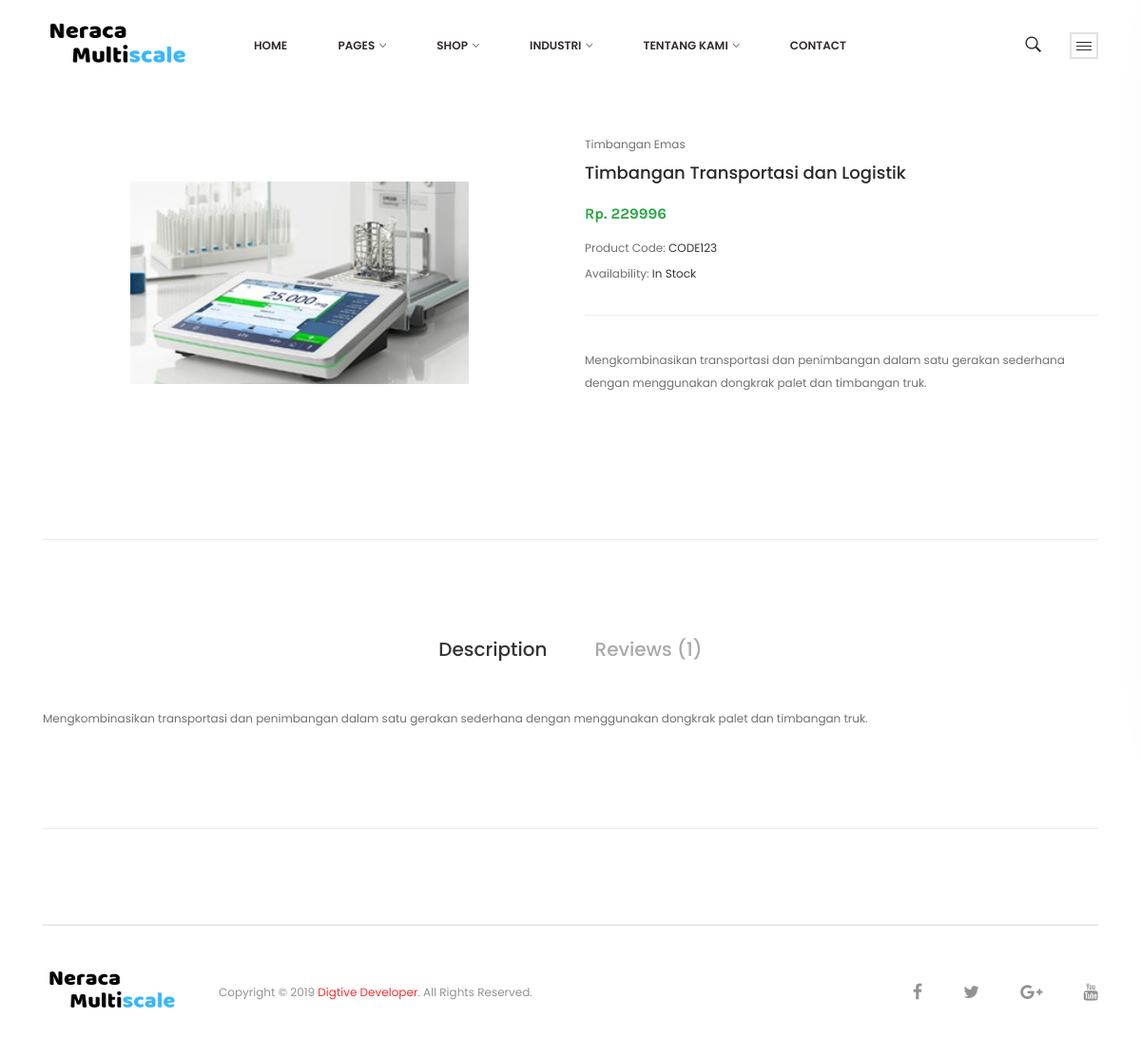
The app's page /produk/3 with its own data.
### tables this page shows
CREATE TABLE `neraca_produk` (
  `produk_id` int(11) NOT NULL,
  `produk_nama` varchar(50) NOT NULL,
  `produk_kategori` int(11) NOT NULL,
  `produk_deskripsi` text NOT NULL,
  `produk_harga` int(11) NOT NULL,
  `produk_foto` text NOT NULL,
  `produk_date_created` datetime NOT NULL DEFAULT current_timestamp()
);

CREATE TABLE `neraca_kategori` (
  `kategori_id` int(11) NOT NULL,
  `kategori_nama` varchar(50) NOT NULL,
  `kategori_date_created` datetime NOT NULL DEFAULT current_timestamp()
);

### application/controllers/frontend/ProductController.php (called while the page is built, shortened)
<?php
class ProductController extends CI_Controller
{
    public function __construct()
    {
        $this->load->model('ProdukModel');
        $this->load->model('KategoriModel');
    }
    public function produk($id)
    {
        $data = array(
            'page_title' => 'Data Produk',
            'icon_title' => 'fa-balance-scale',
            'produk' => $this->ProdukModel->lihat_satu_produk($id),
        );
        $this->load->view('frontend/templates/header', $data);
        $this->load->view('frontend/produk/satuan',$data);
        $this->load->view('frontend/templates/footer');
    }
}

### index.php (called while the page is built, shortened)
<?php
require_once BASEPATH.'core/CodeIgniter.php';

### application/models/ProdukModel.php (called while the page is built, shortened)
<?php
class ProdukModel extends CI_Model {
	public function lihat_satu_produk($id){
		$this->db->select('*');
		$this->db->from('neraca_produk');
		$this->db->join('neraca_kategori','neraca_kategori.kategori_id = neraca_produk.produk_kategori');
		$this->db->where('neraca_produk.produk_id',$id);
		$query = $this->db->get();
		return $query->row_array();
	}
}

### application/views/frontend/produk/satuan.php (the view, shortened to what this page needs)
<div class="row">
    <div class="col-lg-12">
        <div class="page-wrapper">
            <div class="page-content-wrapper">
                <div class="single-product-main-content-area section-space">
                    <div class="row">
                        <div class="col-lg-6">
                            <div class="product-details-slider-area">
                                <div class="big-image-wrapper">
                                    <div class="product-details-big-image-slider-wrapper product-details-big-image-slider-wrapper--bottom-space ht-slick-slider"
                                    >
                                        <div class="single-image text-center p-5">
                                            <img src="<?= base_url() ?>assets/upload/images/<?= $produk['produk_foto'] ?>" class="img-fluid" alt="" style="width: 80%; margin:0 auto;">
                                        </div>
                                    </div>
                                </div>
                            </div>
                        </div>
                        <div class="col-lg-6">
                            <div class="single-product-content-description">
                                <p class="single-info"><?= $produk['kategori_nama'] ?></a> </p>
                                <h4 class="product-title"><?= $produk['produk_nama'] ?></h4>
                                <p class="single-grid-product__price"><span class="discounted-price text-success">Rp. <?= $produk['produk_harga'] ?></span></p>
                                <p class="single-info">Product Code: <span class="value">CODE123</span> </p>
                                <p class="single-info">Availability: <span class="value">In Stock</span> </p>
                                <p class="product-description"><?= $produk['produk_deskripsi'] ?></p>
                            </div>
                        </div>
                    </div>
                </div>
                <div class="product-description-review-area">
                    <div class="row">
                        <div class="col-lg-12">
                            <div class="tab-slider-wrapper product-description-review-container  section-space--inner">
                                <nav>
                                    <div class="nav nav-tabs justify-content-center" id="nav-tab" role="tablist">
                                        <a class="nav-item nav-link active" id="description-tab" data-toggle="tab" href="#product-description" role="tab" aria-selected="true">Description</a>
                                        <a class="nav-item nav-link" id="review-tab" data-toggle="tab" href="#review" role="tab" aria-selected="false">Reviews (1)</a>
                                    </div>
                                </nav>
                                <div class="tab-content" id="nav-tabContent">
                                    <div class="tab-pane fade show active" id="product-description" role="tabpanel" aria-labelledby="description-tab">
                                        <div class="product-description">
                                            <p>
                                                <?= $produk['produk_deskripsi'] ?>
                                            </p>
                                        </div>
                                    </div>
                                </div>
                            </div>
                        </div>
                    </div>
                </div>
            </div>
        </div>
    </div>
</div>

### records on screen
neraca_produk: produk_foto (picture), neraca_kategori.kategori_nama "Timbangan Emas", produk_nama "Timbangan Transportasi dan Logistik", produk_harga "229996", produk_deskripsi "Mengkombinasikan transportasi dan penimbangan dalam satu gerakan sederhana dengan menggunakan dongkrak palet dan timbangan truk."
